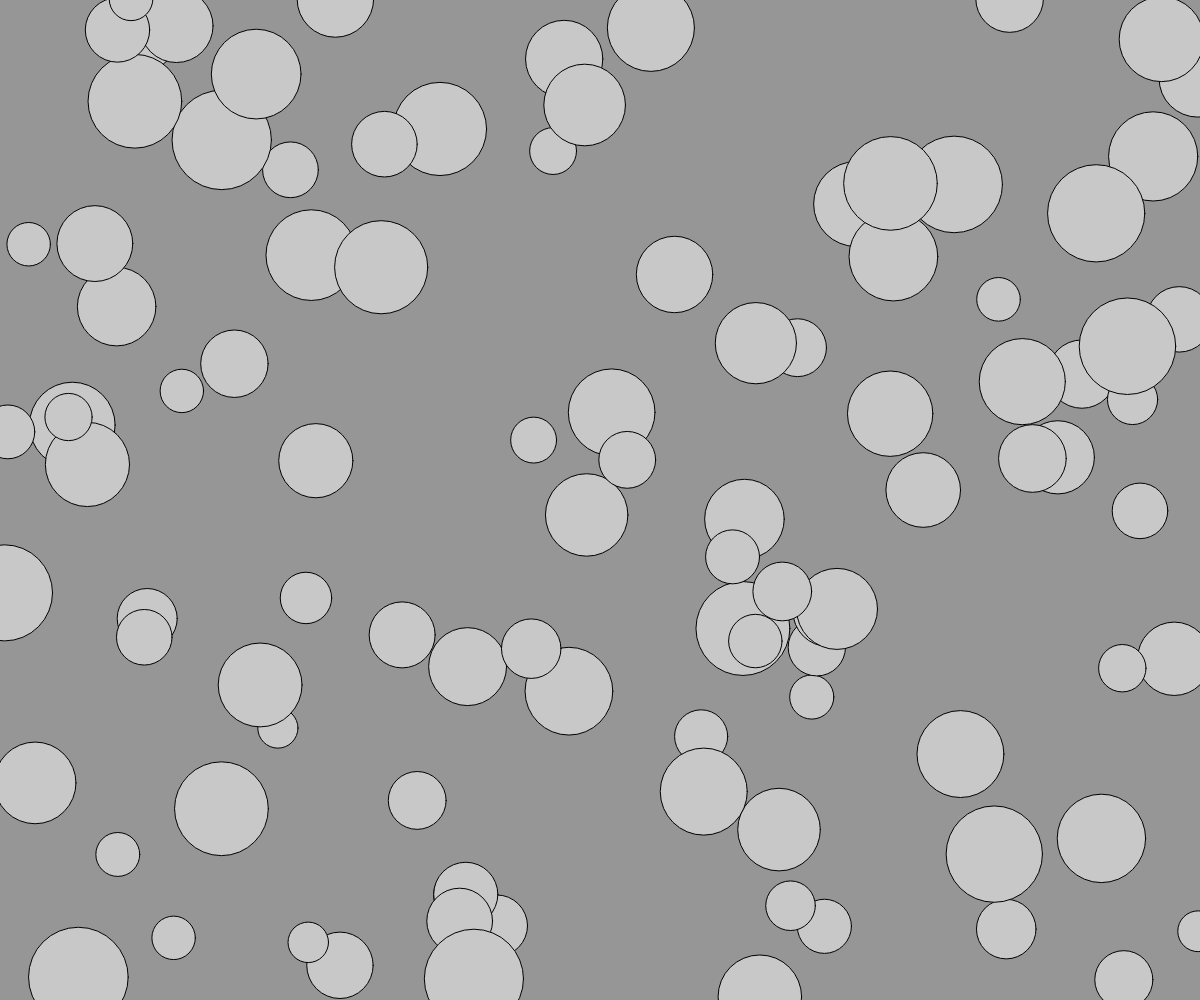
Frame 1 (no input)
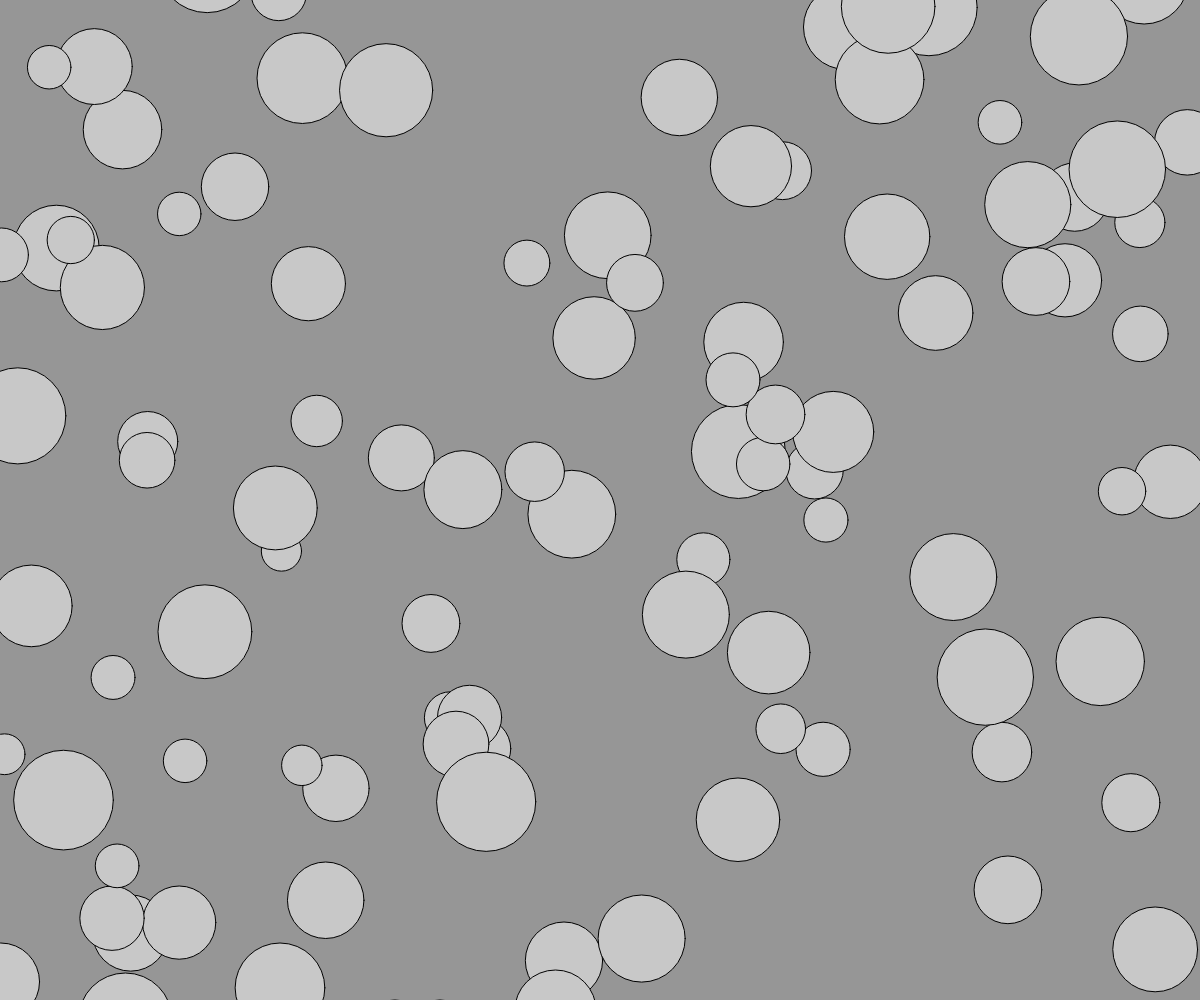
Frame 60 (no input)
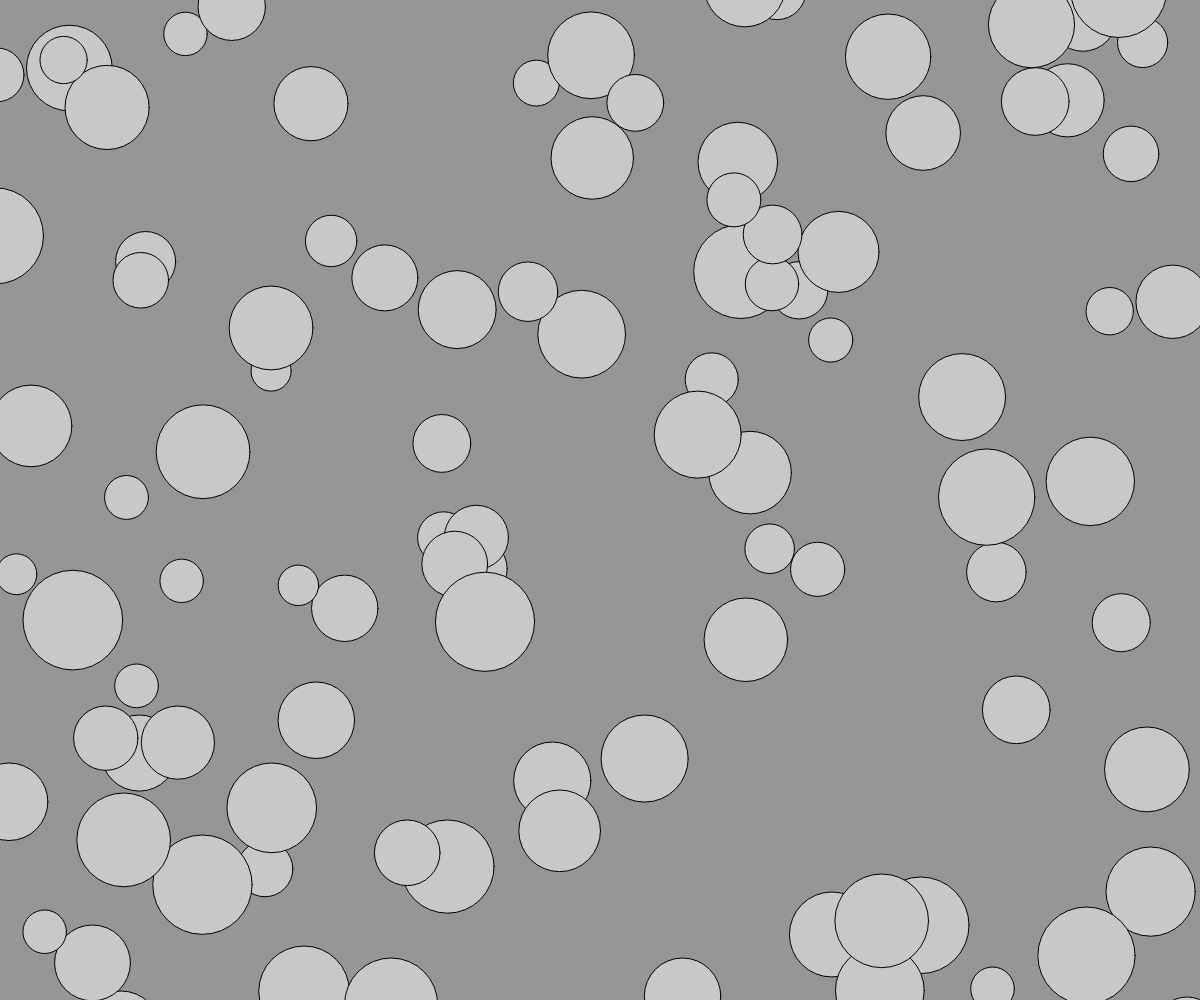
Frame 120 (the mouse pressed at the canvas centre since frame 60)

The p5.js sketch that drew these frames (run headless with seeded random() and noise() and a simulated clock; from frame 60 on, the mouse is pressed at the canvas centre):

// p5.js sketch
// ── sketch.js
let bubbles = [];

function setup() {
  createCanvas(windowWidth, windowHeight);
  for (let i = 0; i < 100; i++) {
    let b = new Bubble();
    bubbles.push(b);
  }
}

function windowResized() {
  resizeCanvas(windowWidth, windowHeight);
}

function draw() {
  background(150);
  for (let i = 0; i < bubbles.length; i++) {
    bubbles[i].rollOver();
    bubbles[i].move();
    bubbles[i].show();
    bubbles[i].mouseOver(mouseX, mouseY);
  }
}

function mousePressed() {
  for (let i = bubbles.length - 1; i > 0; i--) {
    if (bubbles[i].mouseOn) {
      bubbles.splice(i, 1);
    }
  }
}




class Bubble {
  constructor() {
    this.x = random(width);
    this.y = random(height);
    this.r = random(20, 50);
    this.brightness = 200;
    this.mouseOn = false;
  }
  move() {
    this.x = this.x + random(-2, 2);
    this.y = this.y - 3;
    if (this.x > width) {
      this.x = 0;
    }
    if (this.y < -this.r) {
      this.y = height + this.r;
    }
  }

  show() {
    fill(this.brightness);
    ellipse(this.x, this.y, this.r * 2);
  }

  clicked() {
    if (this.mouseOn) {
      print("clicked");
    }
  }

  mouseOver(px, py) {
    let d = dist(px, py, this.x, this.y);
    if (d < this.r) {
      this.mouseOn = true;
    } else {
      this.mouseOn = false;
    }
  }
  rollOver(){
    if (this.mouseOn) {
      this.brightness = 255;
    } else {this.brightness = 200;}
  }
}

// ── style.css
html, body {
  margin: 0;
  padding: 0;
}
canvas {
  display: block;
}
.bg-iframe {
  position: fixed;
  top: 0;
  left: 0;
  width: 100vw;
  height: 100vh;
  border: none;
  z-index: -1;
  pointer-events: none;
}
